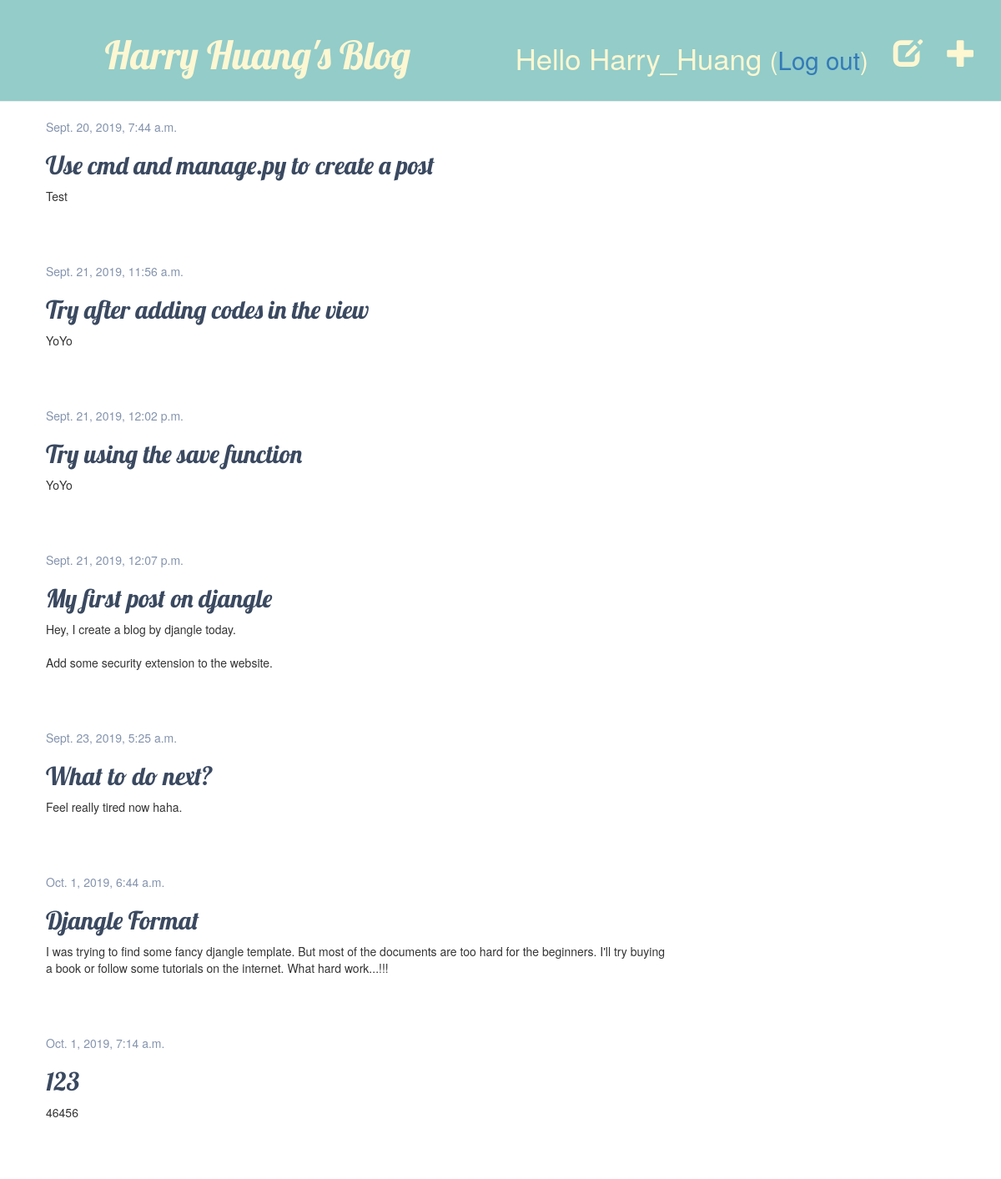
The app's page / (signed in) with its own data.
### blog/models.py (models this page shows, shortened)
class Post(models.Model):
    author = models.ForeignKey(settings.AUTH_USER_MODEL, on_delete=models.CASCADE)
    title = models.CharField(max_length=200)
    text = models.TextField()
    created_date = models.DateTimeField(default=timezone.now)
    published_date = models.DateTimeField(blank=True, null=True)

### blog/views.py (the view)
# urls.py: path('', views.post_list, name='post_list'),
def post_list(request):
    posts = Post.objects.filter(published_date__lte=timezone.now()).order_by('published_date')
    return render(request, 'blog/post_list.html', {'posts': posts})

### blog/templates/blog/post_list.html
{% extends 'blog/base.html' %}
{% block content %}
	{% for post in posts %}
		<div class="post">
			<div class="date">
				{{ post.published_date }}
			</div>
			<h2><a href="{% url 'post_detail' pk=post.pk %}">{{ post.title }}</a></h2>
			<p>{{ post.text|linebreaksbr }}</p>
		</div>
	{% endfor %}
{% endblock %}

### blog/templates/blog/base.html (shortened to what this page needs)
{% load static %}
<html>
    <head>
        <link rel="stylesheet" href="//maxcdn.bootstrapcdn.com/bootstrap/3.2.0/css/bootstrap.min.css">
        <link rel="stylesheet" href="//maxcdn.bootstrapcdn.com/bootstrap/3.2.0/css/bootstrap-theme.min.css">
        <link rel="stylesheet" href="{% static 'css/blog.css' %}">
    </head>
    <body>
		<div class="page-header">
			{% if user.is_authenticated %}
				<a href="{% url 'post_new' %}" class="top-menu"><span class="glyphicon glyphicon-plus"></span></a>
				<a href="{% url 'post_draft_list' %}" class="top-menu"><span class="glyphicon glyphicon-edit"></span></a>
				<p class="top-menu">Hello {{ user.username }} <small>(<a href="{% url 'logout' %}">Log out</a>)</small></p>
			 {% else %}
				<a href="{% url 'login' %}" class="top-menu"><span class="glyphicon glyphicon-lock"></span></a>
			{% endif %}
			<h1><a href="/">Harry Huang's Blog</a></h1>
		</div>
		<div class="content container">
			<div class="row">
				<div class="col-md-8">
				{% block content %}
				{% endblock %}
				</div>
			</div>
		</div>
	</body>
</html>

### blog/static/css/blog.css (style rules this page uses)
.page-header { background-color: #93CCC9; margin-top: 0; padding-top: 20px; padding-bottom: 20px; width:100%; text-align:center; }
.page-header h1, .page-header h1 a, .page-header h1 a:visited, .page-header h1 a:active { color: #FDF7D2; font-size: 35pt; text-decoration: none; }
.content { margin-left: 40px; }
h1, h2, h3, h4 { font-family: 'Lobster', cursive; }
.top-menu, .top-menu:hover, .top-menu:visited { color: #FDF7D2; float: right; font-size: 26pt; padding-right: 30px; margin-top: 25px; }
.post { margin-bottom: 70px; }
.date { color: #8493AD ; }
.post h2 a, .post h2 a:visited { color: #3A4960; }

### records on screen
Post: published_date "Sept. 20, 2019, 7:44 a.m.", title "Use cmd and manage.py to create a post", text "Test"
Post: published_date "Sept. 21, 2019, 11:56 a.m.", title "Try after adding codes in the view", text "YoYo"
Post: published_date "Sept. 21, 2019, 12:02 p.m.", title "Try using the save function", text "YoYo"
Post: published_date "Sept. 21, 2019, 12:07 p.m.", title "My first post on djangle", text "Hey, I create a blog by djangle today. Add some security extension to the website."
Post: published_date "Sept. 23, 2019, 5:25 a.m.", title "What to do next?", text "Feel really tired now haha."
Post: published_date "Oct. 1, 2019, 6:44 a.m.", title "Djangle Format", text "I was trying to find some fancy djangle template. But most of the documents are too hard for the beginners. I'll try buying a book or follow some tutorials on the internet. What hard work...!!!"
Post: published_date "Oct. 1, 2019, 7:14 a.m.", title "123", text "46456"

### other values on screen
{{ user.username }} "Harry_Huang"
